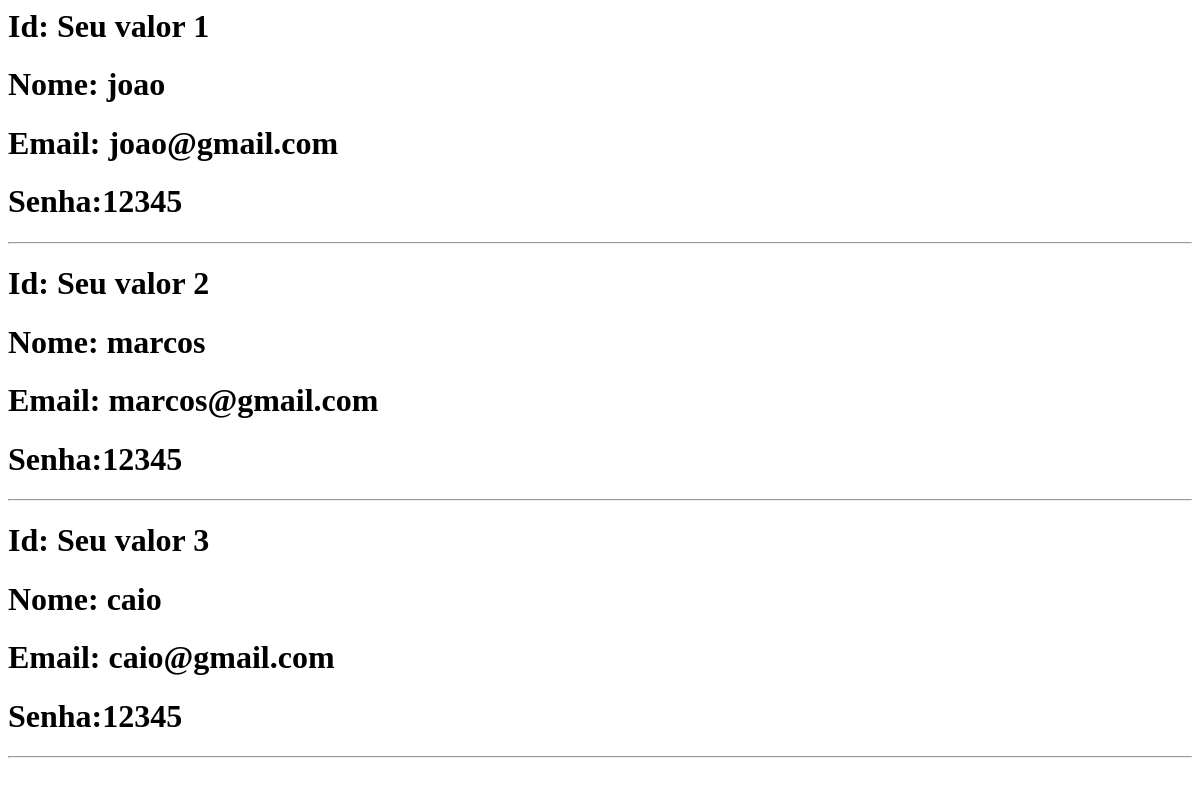
Page /autenticacao/listar/ on the earlier database version.
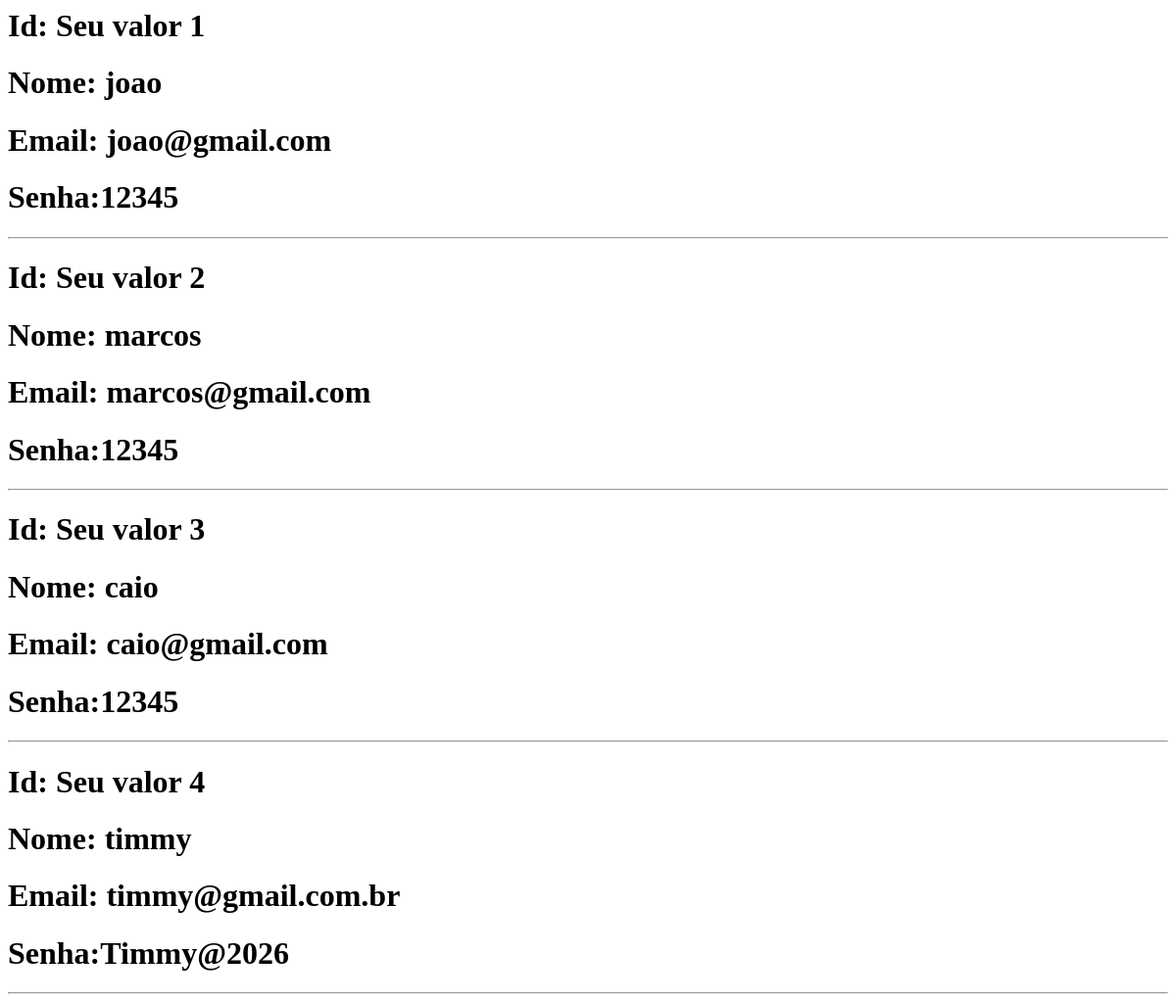
Same page on the later database version.
### autenticacao/models.py (models this page shows, shortened)
class Pessoa(models.Model):
    foto = models.ImageField(upload_to = "foto/")
    nome = models.CharField(max_length=100)
    sobrenome = models.CharField(max_length=100)
    email = models.EmailField()
    senha = models.CharField(max_length=100)
    cargo = models.ManyToManyField(Cargos)

### autenticacao/views.py (the view)
# urls.py: path('listar/', views.listar, name='listar'),
def listar(request):
    pessoas = Pessoa.objects.all()
    return render(request, 'listar/listar.html', {'pessoas':pessoas})

### autenticacao/templatetags/filtros.py (called while the page is built)
@register.filter(name='teste')
def teste(v1):
    return f"Seu valor {v1}"

### autenticacao/templates/listar/listar.html
{% load filtros%}
{% for i in pessoas %}
<h1>Id: {{i.id|teste}}</h1>
<h1>Nome: {{i.nome}}</h1>
<h1>Email: {{i.email}}</h1>
<h1>Senha:{{i.senha}}</h1>
<hr>
{% endfor %}

Differences in the rows shown:
added Pessoa: id|teste "Seu valor 4", nome "timmy", email "timmy@gmail.com.br", senha "Timmy@2026"
